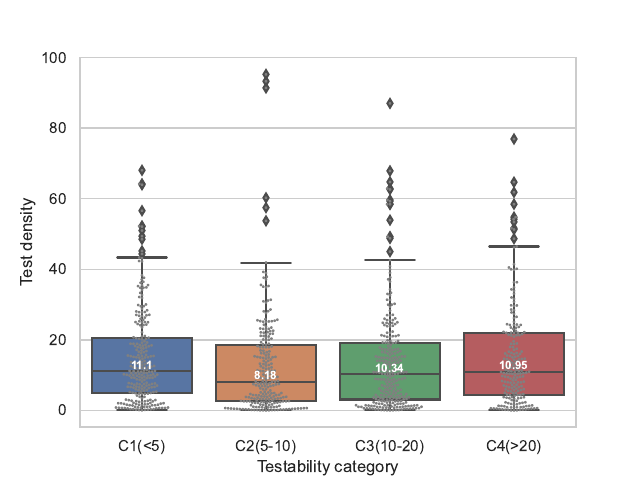

Reproduce this figure in Python.
import seaborn as sns
import pandas as pd

rq2 = pd.read_csv('rq2_data_boxplot.csv')

sns.set_theme(style="whitegrid")
ax = sns.boxplot(x=rq2["Testability category"], y=rq2["Test density"], order=["C1(<5)", "C2(5-10)", "C3(10-20)", "C4(>20)"])
ax = sns.swarmplot(x=rq2["Testability category"], y=rq2["Test density"], color=".5", size=2, order=["C1(<5)", "C2(5-10)", "C3(10-20)", "C4(>20)"])

medians = rq2.groupby(['Testability category'])['Test density'].median()
vertical_offset = rq2['Test density'].median() * 0.05 # offset from median for display

for xtick in ax.get_xticks():
    ax.text(xtick, round(medians[xtick], 2) + vertical_offset,round(medians[xtick],2),
                  horizontalalignment='center',size='x-small',color='w',weight='semibold')
fig = ax.get_figure()
fig.savefig("rq2_boxplot.pdf")